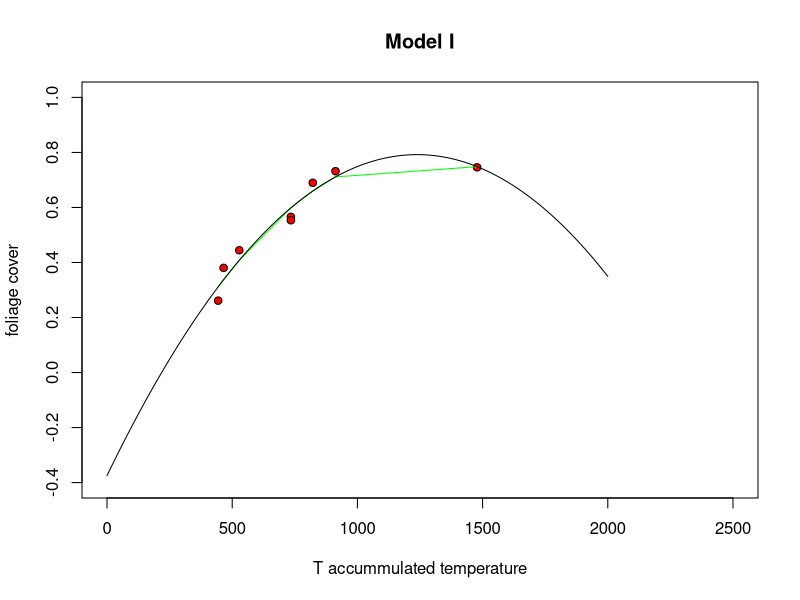

R code for this plot:
library('minpack.lm');
library("optimx")
library(ggplot2);


optima = function(start1, w, fc)
{
  ## Optim
  w.optx <- optimx(par=start1, fn=fc, mydata=w, 
                   control=list(all.methods=TRUE, save.failures=TRUE, maxit=100))
  return(w.optx)
}

rhsfit <- function(varray, mydata) {
  sum((mydata$y - (varray[1] + (varray[2] * mydata$x) + (varray[3] *(exp(-varray[4]*mydata$x)))))^2)
}

# Effect of Soil wate
# Richter et al. Agricultural and forest, 109 (2001)
soilWaterStress = function ()
{
  Oth = 0.02; #(Sinclair (1986))
  fdt = 6:12; #(Richter)
  Orel = DAW / AWC;
  fstress = (2 / (1 + exp(-fdt * (Orel - Oth)))) - 1;
  return(fstress);
  
}

# Quantitative effect of fstress on y (f on A. Qi)
effectofSWSfitYield = function(fstress)
{
  p = list()
  v0 = 0.005866;
  umin0 = -0.000169;
  p$umin = umin0*(2 - fstress);
  p$v = v0*(1 + 0.1*(1 - fstress));
  return(p);
}
  

apparentGrowthRate = function()
{
  
  dydt = By - dy

}


relativeGrowthRate = function()
{
  tmax = t0 - (1/k) * log(-umin / (u0 - umin));
  u = umin * (1 -exp(-k*(t-tmax)));
  plot(t, u, xlab= 'time')
}


relativeGrowthRate = function()
{
  
  ymax = y0 * exp((u0/k) - ((umin/k) * (log(-umin / (u0 - umin)))));
  y = ymax * exp((umin*(t-tmax)) - ((umin / k) * (1 - (exp(-k*(t-tmax))))));
  plot(t, y, xlab= 'time')
}

roCrelativeGrowthRate = function()
{
  
  dudt = -k(u - umin)
  
}

# Extract parameters from Model I 
# model = Fitted model
# Return umin and tmax
extractParam = function(model)
{
  p = list();
  p$umin = coef(model)[2];
  p$tmax = (1/coef(model)[4]) * log((coef(model)[4] * coef(model)[3]) / coef(model)[2]);
  return(p);
}



# Foliage Cover, Model I
# ydat = yield
# tdat = accumulated temperature
# Wekker and Jaggard. Annals of Botany 79 (1997) 
fitYield = function(ydat, tdat)
{
  wdata = data.frame(y=ydat, x=tdat);
  start1 = c(A = 1, B = 1, C = 0, v=0);
  eunsc = ydat ~ A + B*tdat + C*(exp(-v*tdat));
  optx = optima(start1, wdata, rhsfit);
  o = nlsLM(eunsc, 
            start=list(A = start1[1], B = start1[2], C = start1[3], v = start1[4]), trace = TRUE);
  
  A = coef(o)[1]; B = coef(o)[2]; C = coef(o)[3]; v = coef(o)[4] 
  plot(tdat, ydat, xlab = 'T accummulated temperature', 
       ylab = 'foliage cover', main='Model I', ylim=range(-0.4,1), xlim=range(0,2500), pch=21, bg='red');
  lines(tdat, predict(o), col='green')
  cor(ydat, predict(o))
  
  x = 0:2000;
  yeq = ydat ~ A + B*x + C*(exp(-v*x));
  y = eval(parse(text=yeq))
  lines(x,y);
  return(o)
}


y = c(0.745882353, 0.731678201, 0.689653979, 0.565986159, 0.553529412, 0.444429066, 0.380415225, 0.261262976
);
t = c(1478.125, 912.5,821.875,734.375,734.375,528.125,465.625,443.75);
fm= fitYield(y, t);




#y0=0.000015; t0=100; u0=0.0050; umax=0.0051; ymax=0.90; kt=1.0; umin=-0.0050; k=0.00346 
#t = 0:2000;
